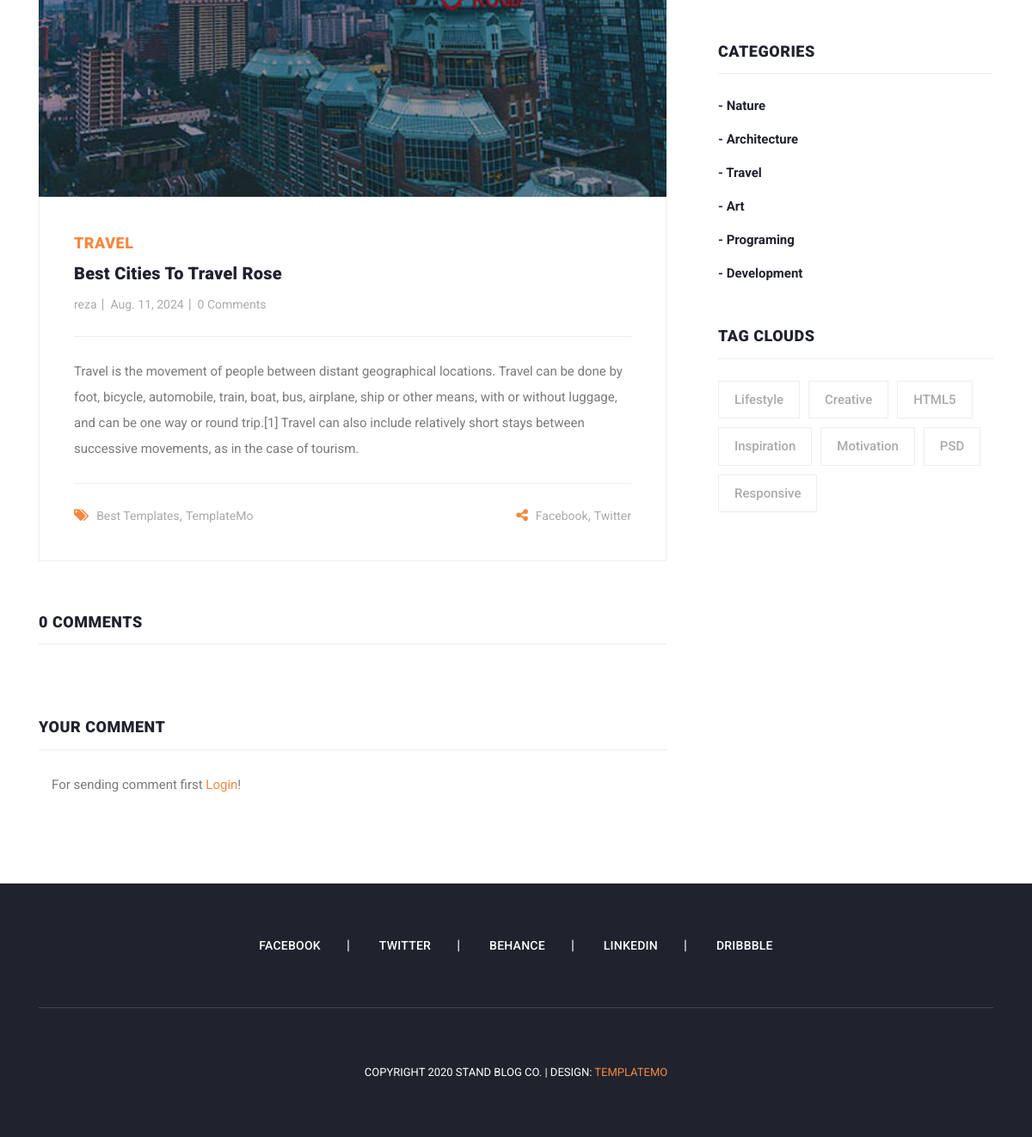
Before: /posts/2/ (lower part) with the older database file.
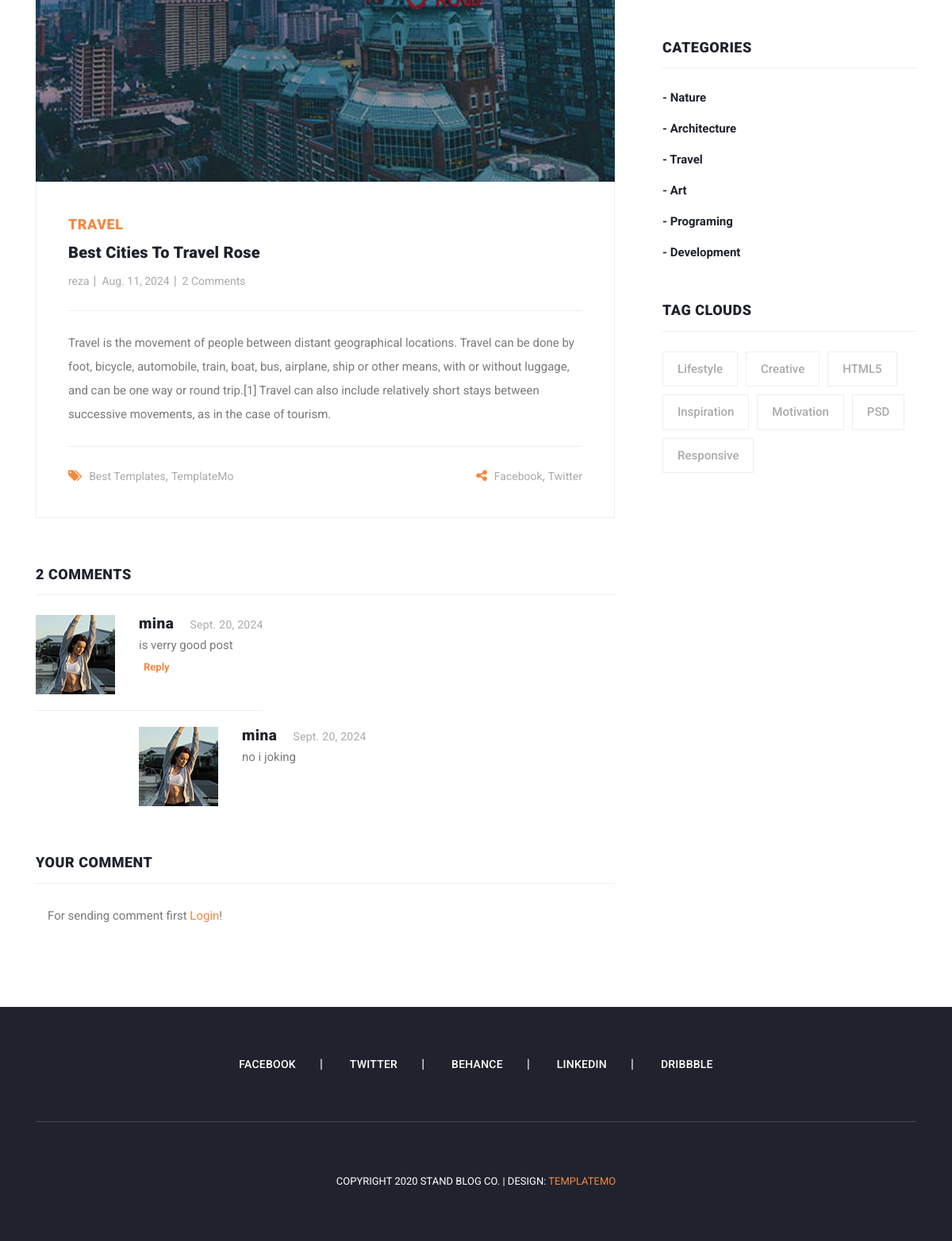
After: the same page with the newer database file.
### blog_app/models.py (models this page shows, shortened)
class Category(models.Model):
    title = models.CharField(max_length=100)
    created = models.TimeField(auto_now_add=True)
    def __str__(self):
        return self.title

class Post(models.Model):
    author = models.ForeignKey(User, on_delete=models.CASCADE)
    title = models.CharField(max_length=100, unique_for_date='pub_date')
    category = models.ManyToManyField(Category)
    body = models.TextField()
    image = models.ImageField(upload_to='img/post')
    published = models.BooleanField(default=True)
    created = models.DateField(auto_now_add=True)
    updated = models.DateField(auto_now=True)
    pub_date = models.DateField(default=timezone.now())
    objects = ModelManager()
    class Meta:
        ordering = ('created',)
    def get_absolute_url(self):
        return reverse('blog:post_details', kwargs={'pk': self.pk})

class Comment(models.Model):
    post = models.ForeignKey(Post, on_delete=models.CASCADE, related_name='comments')
    user = models.ForeignKey(User, on_delete=models.CASCADE, related_name='comments')
    parent = models.ForeignKey('self', blank=True, null=True, on_delete=models.CASCADE, related_name='replies')
    body = models.TextField()
    created = models.DateField(auto_now_add=True)

### account_app/models.py (models this page shows, shortened)
class Profile(models.Model):
    user = models.OneToOneField(User, on_delete=models.CASCADE, related_name='profile')
    national_code = models.CharField(max_length=10, null=True, blank=True)
    image = models.ImageField(upload_to='profile/img', blank=True, null=True)

### blog_app/views.py (the view)
# urls.py: path('posts/<int:pk>/', views.post_details, name='post_details'),
def post_details(request, pk):
    post = get_object_or_404(Post, pk=pk)
    if request.method == 'POST':
        parent_id = request.POST.get('parent_id')
        body = request.POST.get('body')
        Comment.objects.create(post=post, user=request.user, body=body, parent_id=parent_id)
    return render(request, 'blog_app/post_details.html', {'post': post})

### context_processors/context_processors.py (called while the page is built)
def recent_posts(request):
    return {'recent_posts': Post.objects.order_by('-created')[:3]}

def categorise(request):
    return {'categorise': Category.objects.all()}

### blog_app/templates/blog_app/post_details.html (shortened to what the changed rows need)
{% extends 'base.html' %}
{% load static %}
{% block content %}
    <section class="blog-posts grid-system">
        <div class="container">
            <div class="row">
                <div class="col-lg-8">
                    <div class="all-blog-posts">
                        <div class="row">
                            <div class="col-lg-12">
                                <div class="blog-post">
                                    <div class="blog-thumb">
                                        <img src="{{ post.image.url }}" alt="">
                                    </div>
                                    <div class="down-content">
                                        {% for cat in post.category.all %}
                                            <span style="margin-right: 15px">{{ cat }}</span>
                                        {% endfor %}
                                        <a href="post-details.html"><h4>{{ post.title }}</h4></a>
                                        <ul class="post-info">
                                            <li><a href="#">{{ post.author }}</a></li>
                                            <li><a href="#">{{ post.created }}</a></li>
                                            <li><a href="#">{{ post.comments.count }} Comments</a></li>
                                        </ul>
                                        <p>{{ post.body }}</p>
                                        <div class="post-options">
                                            <div class="row">
                                            </div>
                                        </div>
                                    </div>
                                </div>
                            </div>
                            <div class="col-lg-12">
                                <div class="sidebar-item comments">
                                    <div class="sidebar-heading">
                                        <h2>{{ post.comments.count }} comments</h2>
                                    </div>
                                    <div class="content">
                                        <ul>
                                            {% for comment in post.comments.all %}
                                                {% if comment.parent == None %}
                                                    <li style="display: table">
                                                        <div class="author-thumb">
                                                            {% if comment.user.profile.image %}
                                                                <img src="{{ comment.user.profile.image.url }}"
                                                                     alt="profile_img">
                                                            {% else %}
                                                                <img src="{% static 'icon/profile.png' %}"
                                                                     alt="profile_img">
                                                            {% endif %}
                                                        </div>
                                                        <div class="right-content">
                                                            <h4>{{ comment.user.username }}<span>{{ comment.created }}</span>
                                                            </h4>
                                                            <p>{{ comment.body }}</p>
                                                            <button onclick="is_reply({{ comment.id }})"
                                                                    style=" font-weight: bold ; font-size: 13px;  background: transparent; border: none; color: #f48840">
                                                                Reply
                                                            </button>
                                                        </div>
                                                    </li>
                                                    {% for reply in comment.replies.all %}
                                                        <li class="replied" style="display: table">
                                                            <div class="author-thumb">
                                                                {% if reply.user.profile.image %}
                                                                    <img src="{{ reply.user.profile.image.url }}"
                                                                         alt="profile_img">
                                                                {% else %}
                                                                    <img src="{% static 'icon/profile.png' %}"
                                                                         alt="profile_img">
                                                                {% endif %}
                                                            </div>
                                                            <div class="right-content">
                                                                <h4>{{ reply.user.username }}<span>{{ reply.created }}</span>
                                                                </h4>
                                                                <p>{{ reply.body }}</p>
                                                            </div>
                                                        </li>
                                                    {% endfor %}
                                                {% endif %}
                                            {% endfor %}
                                        </ul>
                                    </div>
                                </div>
                            </div>
                            <div class="col-lg-12">
                                <div class="sidebar-item submit-comment">
                                    <div class="sidebar-heading">
                                        <h2>Your comment</h2>
                                    </div>
                                </div>
                            </div>
                        </div>
                    </div>
                </div>
                {% include 'includes/sidebar.html' %}
            </div>
        </div>
    </section>
{% endblock %}

### templates/includes/sidebar.html (shortened to what this page needs)
<div class="col-lg-4">
    <div class="sidebar">
        <div class="row">
            <div class="col-lg-12">
                <div class="sidebar-item categories">
                    <div class="sidebar-heading">
                        <h2>Categories</h2>
                    </div>
                    <div class="content">
                        <ul>
                            {% for cat in categorise %}
                                <li><a href="{% url 'blog:category_details' cat.pk %}">- {{ cat.title }}</a></li>
                            {% endfor %}
                        </ul>
                    </div>
                </div>
            </div>
            <div class="col-lg-12">
                <div class="sidebar-item tags">
                    <div class="sidebar-heading">
                        <h2>Tag Clouds</h2>
                    </div>
                    <div class="content">
                        <ul>
                            <li><a href="#">Lifestyle</a></li>
                            <li><a href="#">Creative</a></li>
                            <li><a href="#">HTML5</a></li>
                            <li><a href="#">Inspiration</a></li>
                            <li><a href="#">Motivation</a></li>
                            <li><a href="#">PSD</a></li>
                            <li><a href="#">Responsive</a></li>
                        </ul>
                    </div>
                </div>
            </div>
        </div>
    </div>
</div>

Changed rows visible on the page:
computed for Post "Best Cities To Travel Rose": comments.count "0" → "2"
added Comment: user.profile.image (picture), user.username "mina", created "Sept. 20, 2024", body "is verry good post", shown under "2 COMMENTS"
added Comment: user.profile.image (picture), user.username "mina", created "Sept. 20, 2024", body "no i joking"
